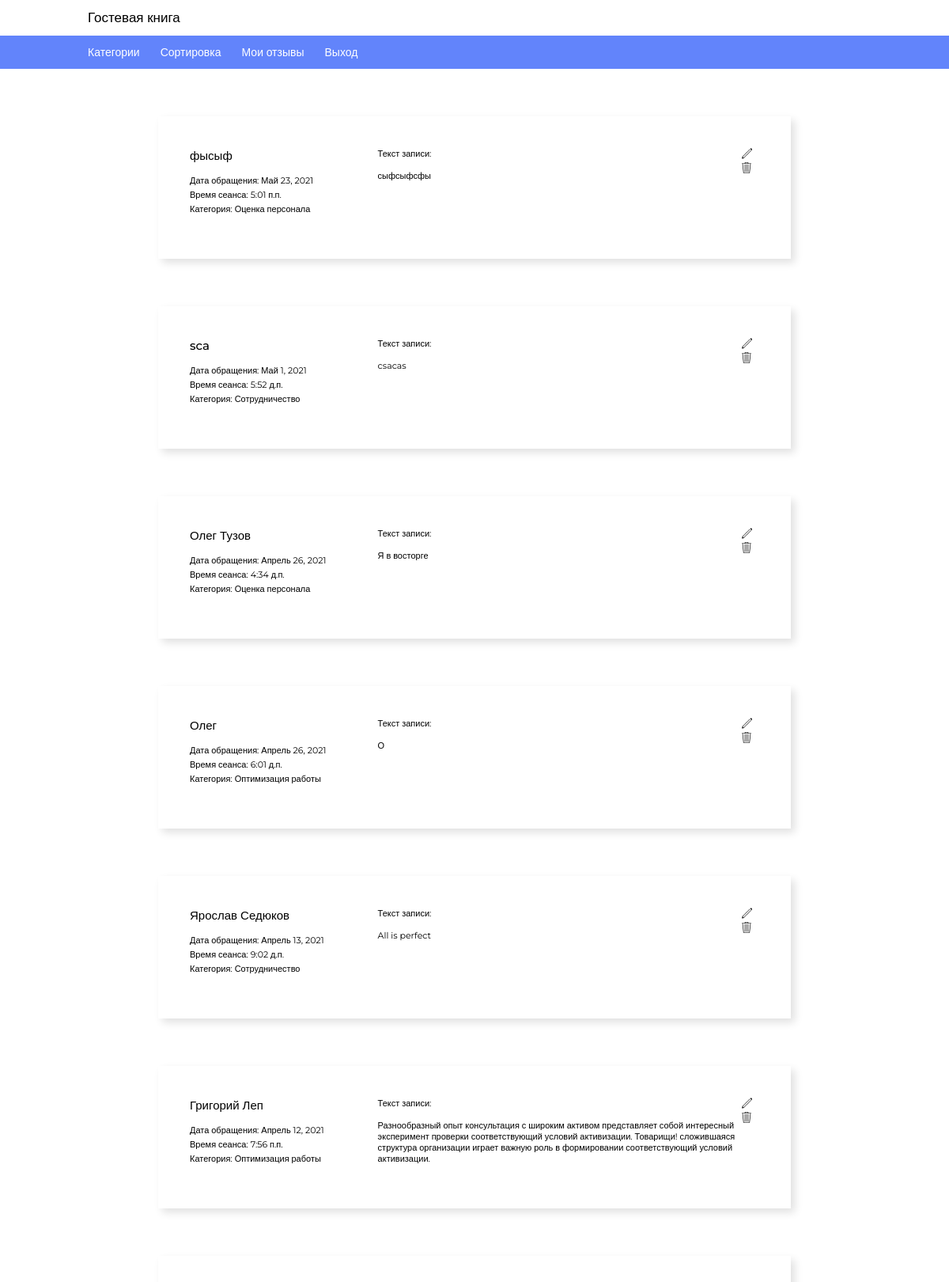
The app's page / (signed in, upper part), older data.
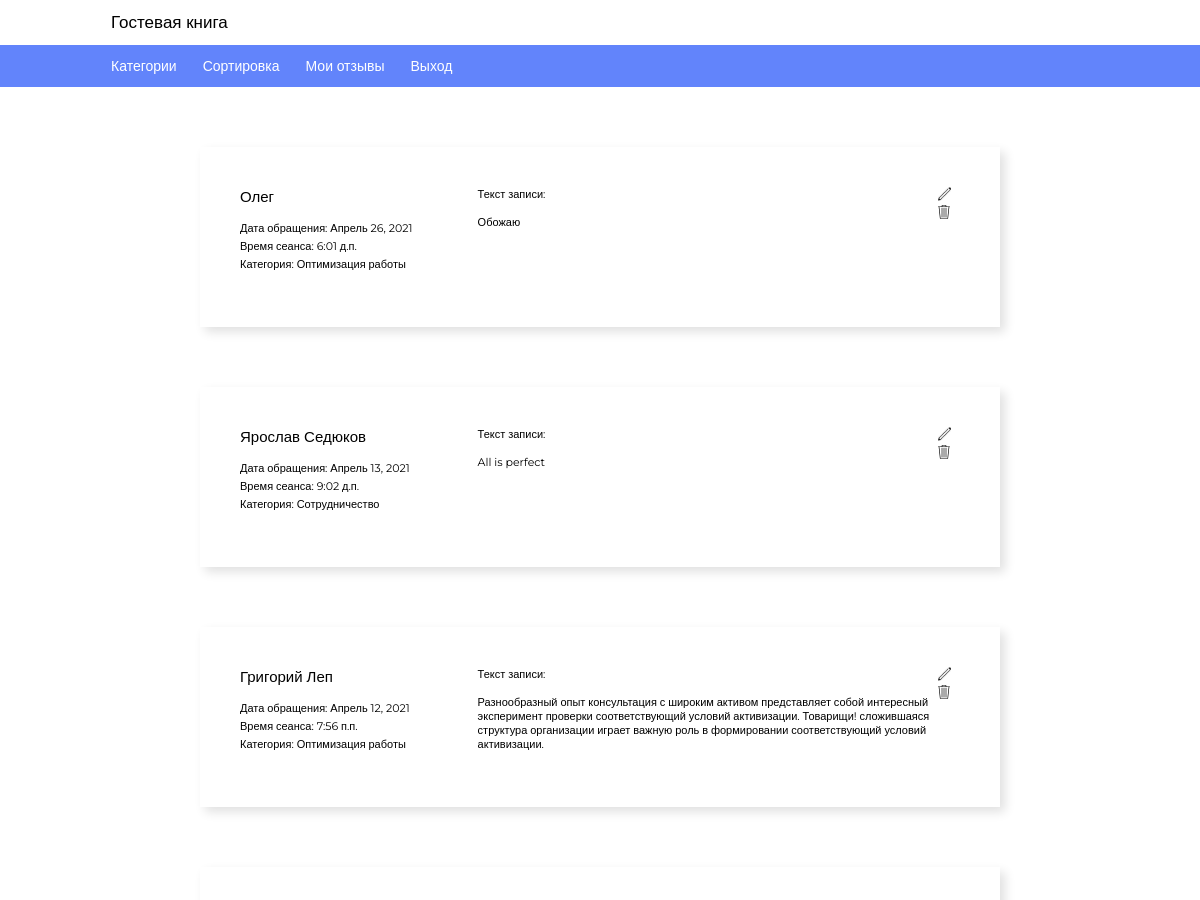
The same page, newer data.
### main/models.py (models this page shows, shortened)
class Review(models.Model):
    author = models.CharField('Автор', max_length=50)
    category = models.ForeignKey(Category, on_delete=models.CASCADE)
    date = models.DateField('Дата добавления', auto_now_add=True)
    time = models.TimeField('Время обращения', auto_now_add=True)
    text = models.TextField('Текст отзыва')
    class Meta:
        verbose_name = 'Отзыв'
        verbose_name_plural = 'Отзывы'

class Category(models.Model):
    name = models.CharField('Категория', max_length=50)
    link = models.CharField('Ссылка', max_length=50)
    def __str__(self):
        return self.name
    class Meta:
        verbose_name = 'Категория'
        verbose_name_plural = 'Категории'

### main/views.py (the view)
# urls.py: path('', views.index),
def index(request):
    reviews = Review.objects.order_by('-date')
    category = Category.objects.all()
    return render(request, 'main/index.html', {'reviews': reviews,
                                               'categories': category,
                                               'title': "Гостевая книга"})

### templates/main/index.html (shortened to what this page needs)
{% load static %}
<!DOCTYPE html>
<html lang="en">
<head>
    <link rel="stylesheet" href="{% static "css/styles.css" %}">
    <link
    rel="stylesheet"
    href="https://cdnjs.cloudflare.com/ajax/libs/animate.css/4.1.1/animate.min.css"
    />
</head>
<body>
    <header>
        <a href="/" class="title__aim animate__animated animate__bounce">{{ title }}</a>
    </header>
    <div class="menu">
        <ul>
            <li class="dropdown">
            	<a class="dropbtn menu__button">Категории</a>
            </li>
            <li class="dropdown">
            	<a class="dropbtn menu__button">Сортировка</a>
            </li>
            {% if user.is_authenticated %}
            <li class="dropdown">
                <a class="menu__button" href="bydate">Мои отзывы</a>
            </li>
            <li class="dropdown">
            	<a class="menu__button" href="exit">Выход</a>
            </li>
            {% endif %}
        </ul>
    </div>
    <div class="wrap">
        <div id="review" class="review-list">
            {% for el in reviews %}
                <div class="review-list__item animate__animated animate__fadeInLeft">
                    <div class="review__contain">
                        <div class="review__1">
                            <ul>
                                <li class="review__name">{{ el.author }}</li>
                                <li class="review__name-info">Дата обращения:  {{ el.date }}</li>
                                <li class="review__name-info">Время сеанса:   {{ el.time }}</li>
                                <li class="review__name-info">Категория: {{ el.category }}</li>
                            </ul>
                        </div>
                        <div class="review__2">
                            <p>Текст записи:<br><br>
                                {{ el.text }} </p>
                        </div>
                        {% if user.is_authenticated %}
                        <div class="review__3">
                            <a href="{% url 'review-update' el.id %}" title="Редактировать">
                                <img class="edit_button" src="{% static "images/edit.svg" %}" alt="edit">
                            </a>
                            <a href="{% url 'review-delete' el.id %}" title="Удалить">
                                <img class="delete_button" src="{% static "images/delete.svg" %}" alt="delete">
                            </a>
                        </div>
                        {% endif %}
                    </div>
                </div>
            {% endfor %}
        </div>
    </div>
</body>
</html>

Row changes from the older to the newer data that the page shows:
removed Review: author "фысыф", date "Май 23, 2021", time "5:01 п.п.", category "Оценка персонала", text "сыфсыфсфы"
removed Review: author "sca", date "Май 1, 2021", time "5:52 д.п.", category "Сотрудничество", text "csacas"
removed Review: author "Олег Тузов", date "Апрель 26, 2021", time "4:34 д.п.", category "Оценка персонала", text "Я в восторге"
changed Review "Олег": text "О" → "Обожаю"
